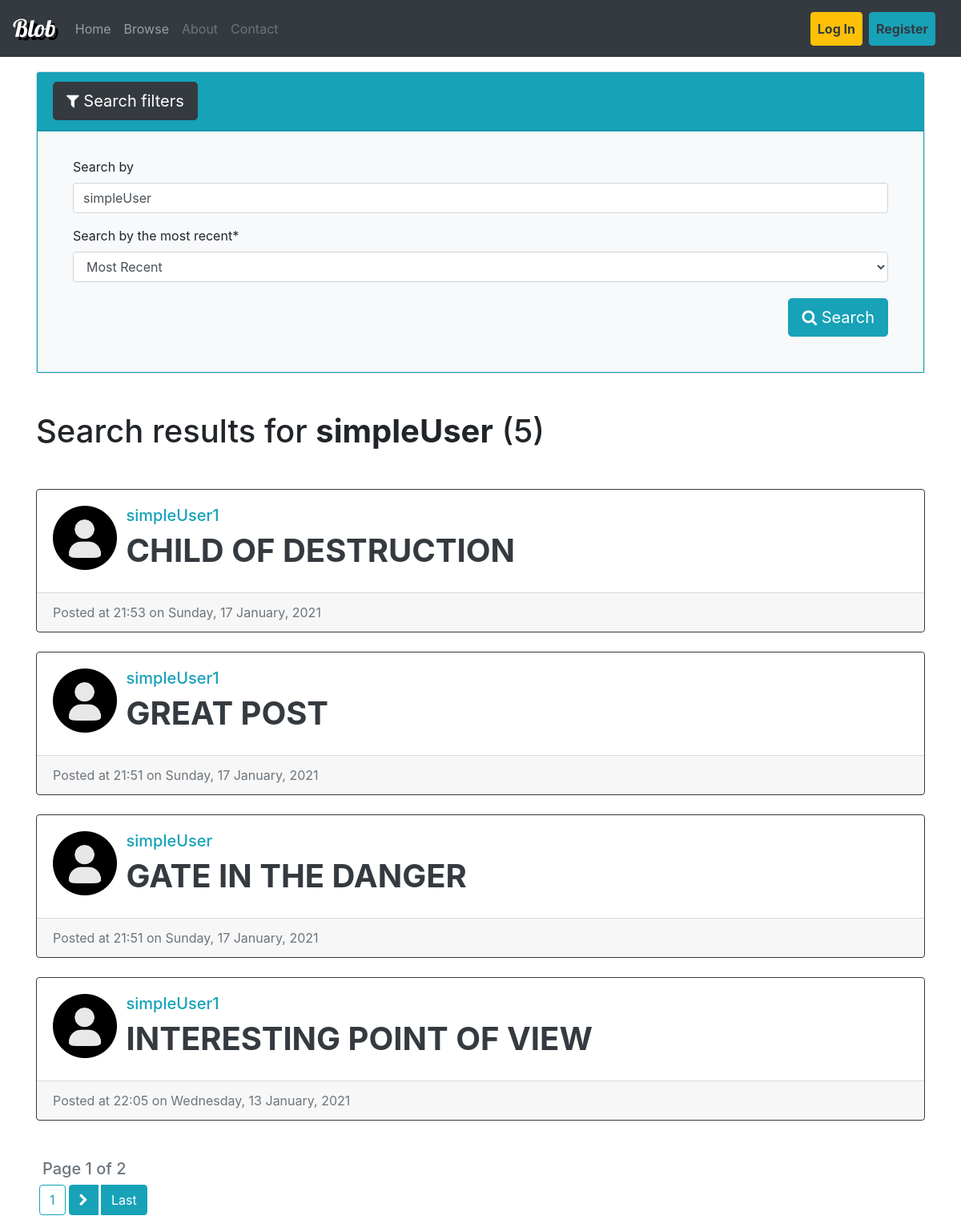
The app's page /browse/?search=simpleUser with its own data.
### blog/models.py (models this page shows, shortened)
class Post(models.Model):
    title = models.CharField(max_length = 100)
    content = tinymce_models.HTMLField()
    date = models.DateTimeField(default=timezone.now)
    author = models.ForeignKey(User, on_delete=models.CASCADE)

### blog/views/main_views.py (the view)
# urls.py: path('browse/', views.browse_posts, name='blog-browse'),
def browse_posts(request):
    post_search = request.GET.get("search")
    post_order = request.GET.get("order_by")
    order = "date" if post_order == "old" else "-date"
    default_form_values = {
        "search": post_search,
    }
    if post_search == None:
        post_search = ""
    form = SearchPostsForm(initial=default_form_values)
    filtered_posts = Post.objects.filter(Q(title__contains=post_search) | Q(author__username__contains=post_search)).order_by(order)
    posts_count = filtered_posts.count()
    posts_per_page = 4
    paginator = Paginator(filtered_posts, posts_per_page)
    page_number = request.GET.get("page")
    found_posts = paginator.get_page(page_number)
    context = {
        "posts": found_posts,
        "form": form,
        "title": "Search",
        "count": posts_count,
    }
    return render(request, "blog/main/browse.html", context=context)

### blog/forms.py
class SearchPostsForm(forms.Form):
    search = forms.CharField(label="Search by", required=False, max_length=100, widget=forms.TextInput(attrs={'name': 'search','placeholder':'Search for the author or the title'}))
    order_by = forms.ChoiceField(label="Search by the most recent", choices=(("new","Most Recent"), ("old","Oldest")))

### account/models.py (called while the page is built)
    def get_picture(self):
        if os.path.exists(self.picture.path):
            return self.picture.url
        return DEFAULT_PICTURE_URL

### blog/templatetags/blog_extras.py (called while the page is built)
@register.simple_tag
def url_replace(request, field, value):
    parameters = request.GET.copy()
    parameters[field] = value
    return parameters.urlencode()

### blog/templates/blog/main/browse.html (shortened to what this page needs)
{% extends "blog/basic.html" %}
{% load crispy_forms_tags %}
{% load blog_extras %}
{% block content_big %}
<div id="accordion">
    <div class="card ">
      <div class="card-header bg-info" id="headingOne">
        <h5 class="mb-0">
          <button class="btn btn-dark btn-lg btn-white" data-toggle="collapse" data-target="#collapseOne" aria-expanded="true" aria-controls="collapseOne">
            <i class="fa fa-filter" aria-hidden="true"></i> Search filters
          </button>
        </h5>
      </div>
      <div id="collapseOne" class="collapse show" aria-labelledby="headingOne" data-parent="#accordion">
        <div class="card-body border border-info bg-light">
            <form method="GET" class="mt-1 p-2">
                <fieldset class="form-group ml-3 mr-3">
                    {{ form|crispy }}
                    <button class="btn btn-lg btn-info mt-1 pull-right" type="submit"> <i class="fa fa-search" aria-hidden="true"></i> Search </button>
                </fieldset>
            </form>
        </div>
      </div>
    </div>
</div>
    <div class="mt-5 mb-5">
        {% if request.GET.search %}
                <h1> Search results for <b> {{request.GET.search }}</b>  ({{count}})</h1>
        {% endif %}
    </div>
    {% for post in posts %}
        <div class="card border border-dark mt-4">
            <div class="card-body">
                <div class="row">
                    <div class="col-md-1">
                        <img src="{{ post.author.profile.get_picture }}" alt="Profile Picture" class="rounded" width="80" height="80">
                    </div>
                    <div class="col-md">
                        <h5>
                             <a href="{% url 'account-profile-inspect' post.author.pk %}" class="text-info">{{post.author.username}}</a>
                        </h5>
                        <h1 class="">
                            <a href="{% url 'blog-post-view' post.id %}" class="text-dark font-weight-bold">{{ post.title|upper }}</a>
                        </h1>
                    </div>
                </div>
            </div>
            <div class="card-footer text-muted">
                Posted at {{ post.date|date:"G:i" }} on {{ post.date|date:"l, j F, Y " }}
            </div>
        </div>
    {% endfor %}
    <p class="h5 text-muted mt-5 ml-2">
        Page {{ posts.number }} of {{ posts.paginator.num_pages }}
    </p>
    <div class="btn-toolbar " role="toolbar" aria-label="Toolbar with button groups" >
        <div class="btn-group mr-1" role="group" aria-label="Second group">
            <a href="?{% url_replace request 'page' posts.number %}" class="btn btn-outline-info"> {{ posts.number }}</a>
        </div>
        <div class="btn-group mr-1" role="group" aria-label="Third group">
            {% if posts.has_next %}
                <a href="?{% url_replace request 'page' posts.next_page_number %}" class="btn btn-info mr-1"> <i class="fa fa-chevron-right" aria-hidden="true"></i></a>
                <a href="?{% url_replace request 'page' posts.paginator.num_pages %}" class="btn btn-info"> Last </a>
            {% endif %}
        </div>
    </div>
{% endblock content_big %}

### records on screen
Post: author.username "simpleUser1", title "CHILD OF DESTRUCTION", date "21:53", date "Sunday, 17 January, 2021"
Post: author.username "simpleUser1", title "GREAT POST", date "21:51", date "Sunday, 17 January, 2021"
Post: author.username "simpleUser", title "GATE IN THE DANGER", date "21:51", date "Sunday, 17 January, 2021"
Post: author.username "simpleUser1", title "INTERESTING POINT OF VIEW", date "22:05", date "Wednesday, 13 January, 2021"

### other values on screen
{{ request.GET.search }} "simpleUser"
{{ count }} "5"
{{ posts.number }} "1"
{{ posts.paginator.num_pages }} "2"
